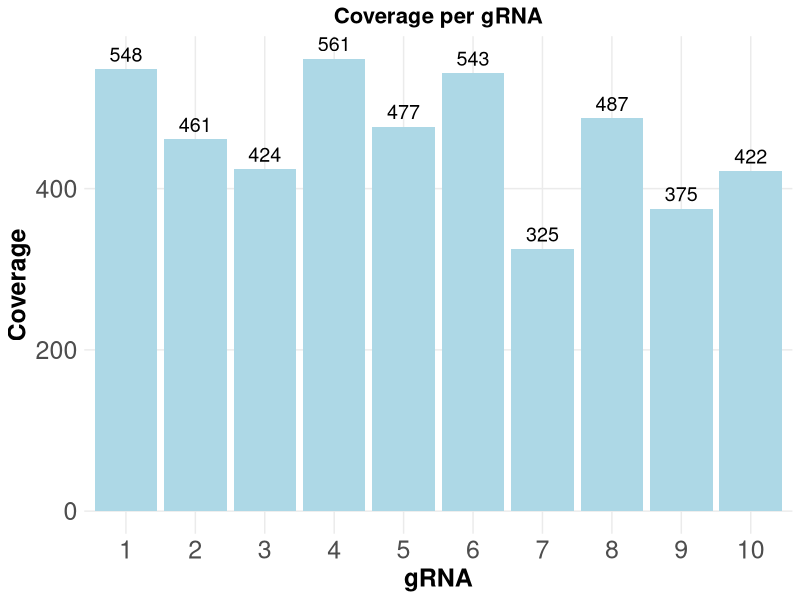
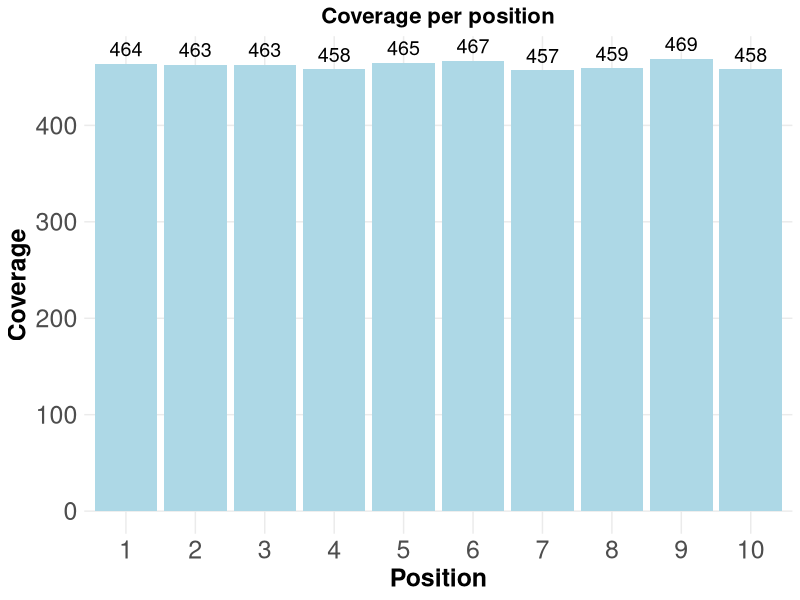
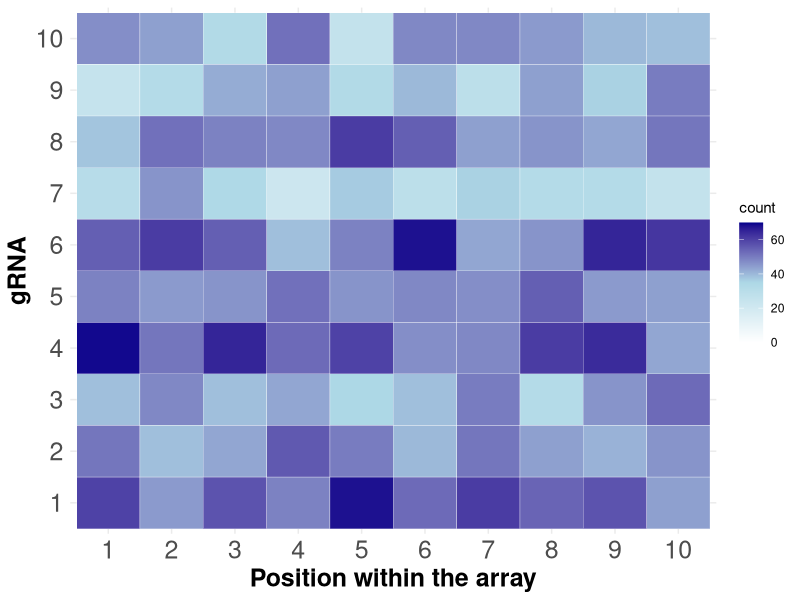

These charts were generated, in order, by the following R code:
library(tidyverse)


array <- as.matrix(read.csv("data/nanopore_sequencing/array_library/array_Lib.csv", header = FALSE))

array <- as.data.frame(array)

array <-  distinct(array)

colnames(array) <- paste0("Position_", 1:10)

array_long <- array %>% 
  pivot_longer(cols = 1:10, names_to = "Position", values_to = "gRNA") 

array_long$Position <- factor(str_extract(array_long$Position, "\\d+"), levels = paste0(1:10))

gRNA_coverage <- array_long %>% 
  dplyr::filter(gRNA %in% c(1:10)) %>% 
  group_by(gRNA) %>% 
  summarise(count = n())

position_coverage <- array_long %>% 
  dplyr::filter(gRNA %in% c(1:10)) %>% 
  group_by(Position) %>% 
  summarise(count = n())

gRNA_count <- array_long %>% 
  dplyr::filter(gRNA %in% c(1:10)) %>% 
  group_by(Position, gRNA) %>% 
  summarise(count = n())

# Barplot of gRNA coverage

gRNA_coverage_plot <- ggplot(gRNA_coverage, aes(x = factor(gRNA), y = count)) +
  geom_bar(stat = "identity", fill = "lightblue") +
  labs(x = "gRNA", y = "Coverage", title = "Coverage per gRNA") +
  geom_text(aes(label = count), vjust = -0.5, size = 5, color = "black") +
  theme_minimal() +
  theme(
    axis.text.x = element_text(size = 18),
    axis.title.y = element_text(size = 18, face = "bold"),
    axis.title.x = element_text(size = 18, face = "bold"),
    axis.text.y = element_text(size = 18),
    axis.ticks = element_blank(),
    panel.grid.minor = element_blank(),
    plot.title = element_text(size = 16, face = "bold", hjust = 0.5)
  )
gRNA_coverage_plot
# ggsave(file="gRNA_coverage_plot.svg", plot=gRNA_coverage_plot, width=10, height=8)

position_coverage_plot <- ggplot(position_coverage, aes(x = factor(Position), y = count)) +
  geom_bar(stat = "identity", fill = "lightblue") +
  labs(x = "Position", y = "Coverage", title = "Coverage per position") +
  geom_text(aes(label = count), vjust = -0.5, size = 5, color = "black") +
  theme_minimal() +
  theme(
    axis.text.x = element_text(size = 18),
    axis.title.y = element_text(size = 18, face = "bold"),
    axis.title.x = element_text(size = 18, face = "bold"),
    axis.text.y = element_text(size = 18),
    axis.ticks = element_blank(),
    panel.grid.minor = element_blank(),
    plot.title = element_text(size = 16, face = "bold", hjust = 0.5)
  )
position_coverage_plot
# ggsave(file="position_coverage_plot.svg", plot=position_coverage_plot, width=10, height=8)

heatmap <- ggplot(gRNA_count, aes(x = Position, y = factor(gRNA), fill = count)) +
  geom_tile(color = "white") +
  scale_fill_gradientn(
    colors = c("white", "lightblue", "darkblue"),
    limits = c(0, 70)  # Set legend scale range
  ) +
  labs(x = "Position within the array", y = "gRNA") +
  theme_minimal() +
  theme(
    axis.text.x = element_text(size = 18),
    axis.title.y = element_text(size = 18, face = "bold"),
    axis.title.x = element_text(size = 18, face = "bold"),
    axis.text.y = element_text(size = 18),
    axis.ticks = element_blank(),
    panel.grid.minor = element_blank(),
    plot.title = element_text(size = 16, face = "bold", hjust = 0.5)
  )
heatmap
# ggsave(file="array_library.svg", plot=heatmap, width=10, height=8)
